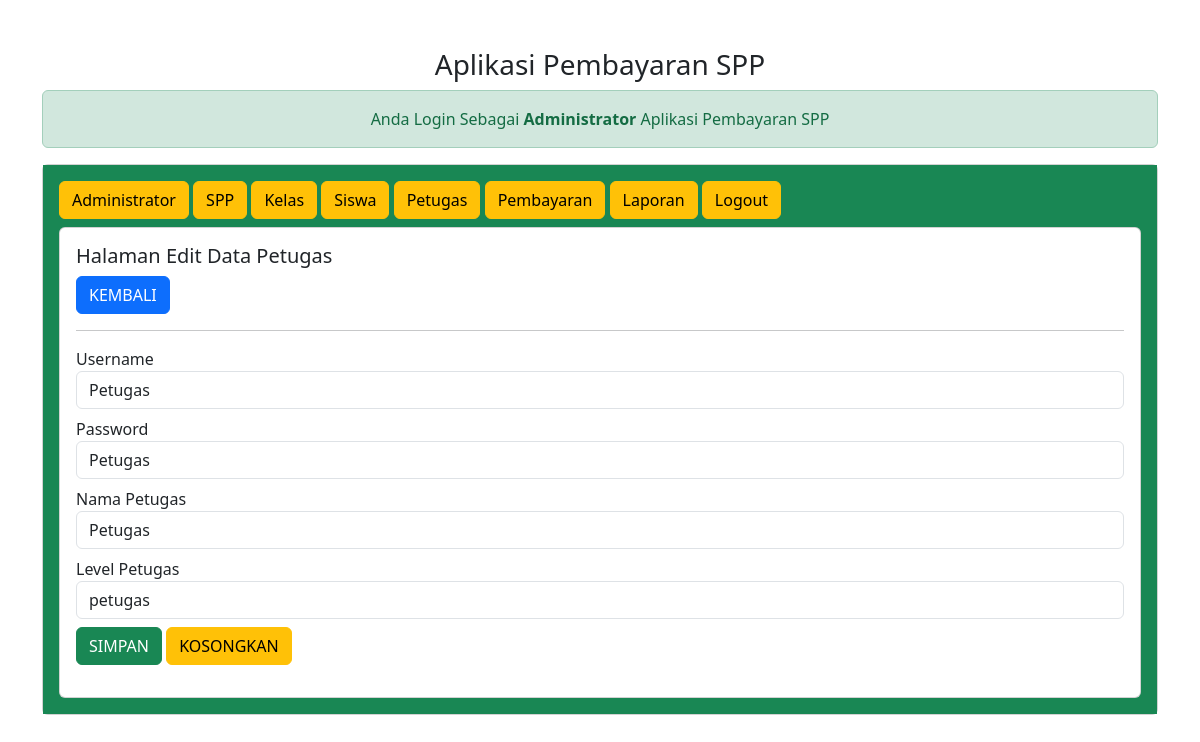
/admin/admin.php?url=edit-petugas&id_petugas=5 (signed in), run on the app's committed database.
### tables this page shows
CREATE TABLE `petugas` (
  `id_petugas` int(11) NOT NULL,
  `username` varchar(25) NOT NULL,
  `password` varchar(32) NOT NULL,
  `nama_petugas` varchar(35) NOT NULL,
  `level` enum('admin','petugas') NOT NULL
);

### admin/edit-petugas.php (the view, shortened to what this page needs)
<?php
$id_petugas = $_GET['id_petugas'];
include'../koneksi.php';
$sql = "SELECT*FROM petugas WHERE id_petugas='$id_petugas'";
$query = mysqli_query($koneksi, $sql);
$data = mysqli_fetch_array($query);
?>
<h5>Halaman Edit Data Petugas</h5>
<a href="?url=petugas" class="btn btn-primary"> KEMBALI </a>
<hr>
<form method="post" action="?url=proses-edit-petugas&id_petugas=<?= $id_petugas; ?>">
    <div class="form-group mb-2">
        <label>Username</label>
        <input value ="<?= $data['username']; ?>" type="text" name="username" class="form-control" required>
</div>
<div class="form-group mb-2">
    <label>Password</label>
    <input value ="<?= $data['password']; ?>" type="text" name="password" class="form-control" required>
</div>
<div class="form-group mb-2">
        <label>Nama Petugas</label>
        <input value ="<?= $data['nama_petugas']; ?>" type="text" name="nama_petugas" class="form-control" required>
</div>
<div class="form-group mb-2">
    <label> Level Petugas </label>
    <select name="level" class="form-control" required>
        <option value="<?= $data['level'] ?>"> <?= $data['level'] ?> </option>
</select>
</div>
<div class="form-group">
    <button type="submit" class="btn btn-success"> SIMPAN </button>
    <button type="reset" class="btn btn-warning"> KOSONGKAN </button>
</div>
</form>

### data on the page
petugas: username "Petugas", password "Petugas", nama_petugas "Petugas", level "petugas"
